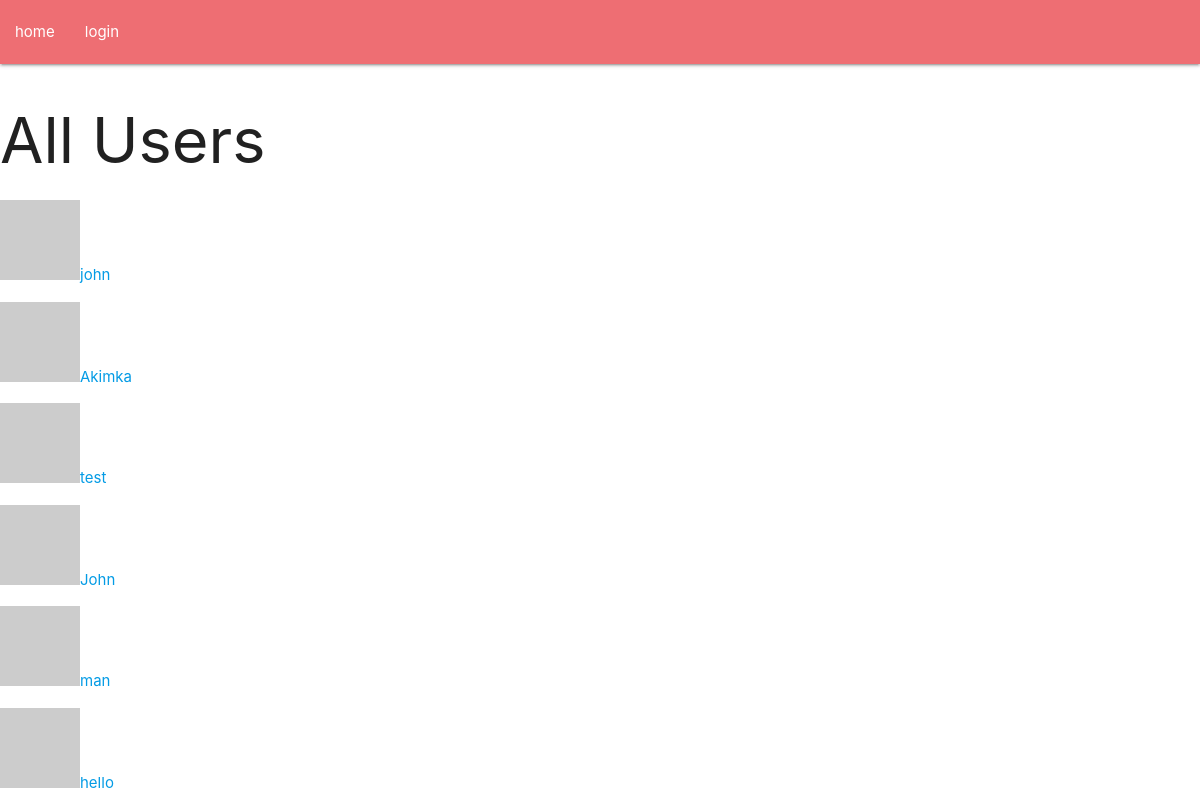
Page /users_list on the committed database.
### app/models.py (models this page shows, shortened)
class User(db.Model, UserMixin):
    id = db.Column(db.Integer, primary_key=True)
    username = db.Column(db.String(64), unique = True) # индекс
    email = db.Column(db.String(120), unique = True)
    password_hash = db.Column(db.String(120))
    about_me = db.Column(db.String(140))
    last_seen = db.Column(db.DateTime, default=datetime.utcnow())
    posts = db.relationship('Post', backref='author', lazy='dynamic')
    def get_avatar(self, size):
        hashed_email = md5(self.email.lower().encode('utf-8')).hexdigest()
        return f'https://gravatar.com/avatar/{hashed_email}?d=identicon&s={size}'

### app/routes.py (the view)
@app.route('/users_list')
def users_list():
    users = User.query.all()
    return render_template('users.html', users = users)

### app/routes.py (called while the page is built)
@app.before_request
def before_request():
    if current_user.is_authenticated:
        current_user.last_seen = datetime.utcnow().replace(microsecond=0)
        db.session.commit()

### app/templates/users.html
{% extends 'base.html' %}
{% block content %}
<h1>All Users</h1>
{% for user in users %}
<p>
<a href="/user/{{ user.username }}"><img src="{{ user.get_avatar(32) }}" alt="">{{user.username}}</a>
</p>
{% endfor %}
{% endblock %}

### rows in the picture
User: username "john"
User: username "Akimka"
User: username "test"
User: username "John"
User: username "man"
User: username "hello"
